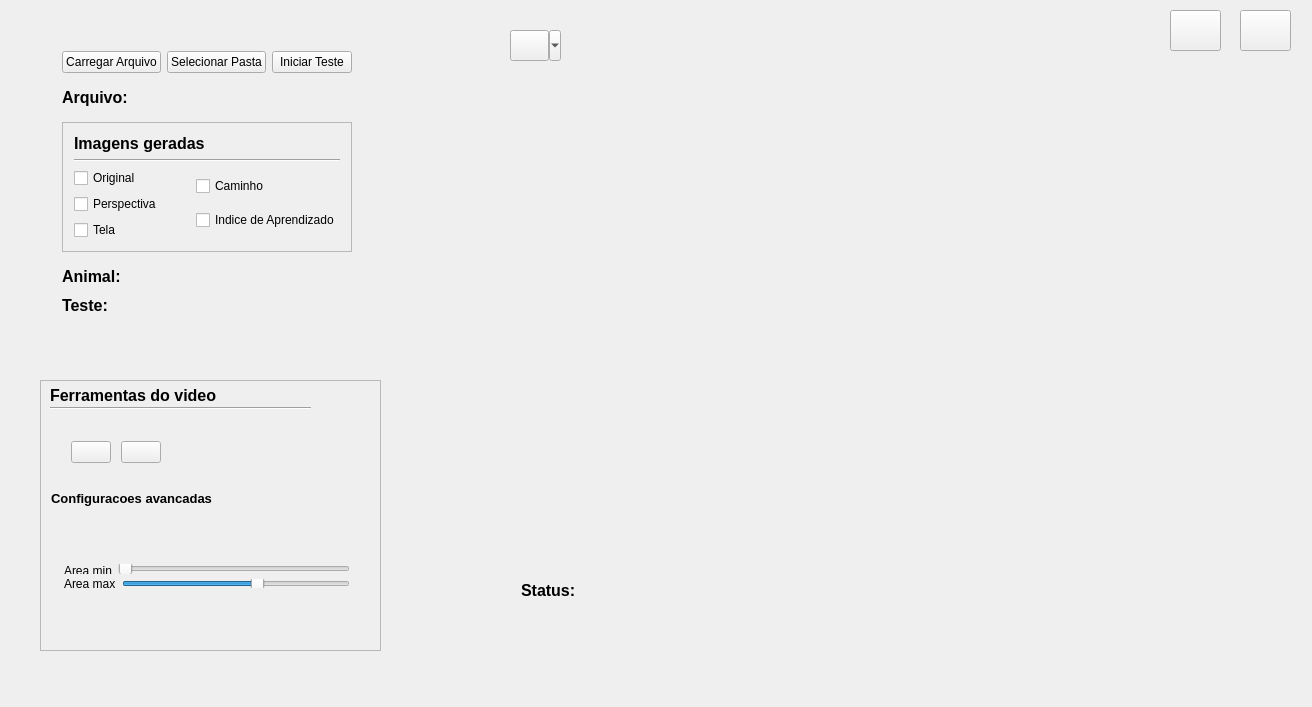
<?xml version="1.0" encoding="UTF-8"?>
<ui version="4.0">
 <class>MainWindow</class>
 <widget class="QMainWindow" name="MainWindow">
  <property name="geometry">
   <rect>
    <x>0</x>
    <y>0</y>
    <width>1312</width>
    <height>707</height>
   </rect>
  </property>
  <property name="sizePolicy">
   <sizepolicy hsizetype="Preferred" vsizetype="Preferred">
    <horstretch>0</horstretch>
    <verstretch>0</verstretch>
   </sizepolicy>
  </property>
  <property name="windowTitle">
   <string>Rattrack v2</string>
  </property>
  <widget class="QWidget" name="centralWidget">
   <widget class="QLabel" name="lbOriginal">
    <property name="geometry">
     <rect>
      <x>510</x>
      <y>80</y>
      <width>704</width>
      <height>480</height>
     </rect>
    </property>
    <property name="sizePolicy">
     <sizepolicy hsizetype="Fixed" vsizetype="Fixed">
      <horstretch>0</horstretch>
      <verstretch>0</verstretch>
     </sizepolicy>
    </property>
    <property name="text">
     <string/>
    </property>
   </widget>
   <widget class="QWidget" name="layoutWidget">
    <property name="geometry">
     <rect>
      <x>510</x>
      <y>570</y>
      <width>132</width>
      <height>21</height>
     </rect>
    </property>
    <layout class="QHBoxLayout" name="horizontalLayout_6">
     <property name="sizeConstraint">
      <enum>QLayout::SetFixedSize</enum>
     </property>
     <item>
      <widget class="QLabel" name="label_5">
       <property name="sizePolicy">
        <sizepolicy hsizetype="Fixed" vsizetype="Fixed">
         <horstretch>0</horstretch>
         <verstretch>0</verstretch>
        </sizepolicy>
       </property>
       <property name="text">
        <string>&lt;html&gt;&lt;head/&gt;&lt;body&gt;&lt;p&gt;&lt;span style=&quot; font-size:12pt; font-weight:600;&quot;&gt;Status:&lt;/span&gt;&lt;/p&gt;&lt;/body&gt;&lt;/html&gt;</string>
       </property>
      </widget>
     </item>
     <item>
      <widget class="QLabel" name="lbStatus">
       <property name="sizePolicy">
        <sizepolicy hsizetype="Fixed" vsizetype="Fixed">
         <horstretch>0</horstretch>
         <verstretch>0</verstretch>
        </sizepolicy>
       </property>
       <property name="text">
        <string/>
       </property>
      </widget>
     </item>
    </layout>
   </widget>
   <widget class="QToolButton" name="tbTela">
    <property name="geometry">
     <rect>
      <x>510</x>
      <y>30</y>
      <width>51</width>
      <height>31</height>
     </rect>
    </property>
    <property name="sizePolicy">
     <sizepolicy hsizetype="Fixed" vsizetype="Preferred">
      <horstretch>0</horstretch>
      <verstretch>0</verstretch>
     </sizepolicy>
    </property>
    <property name="toolTip">
     <string>Opcoes de Tela</string>
    </property>
    <property name="text">
     <string/>
    </property>
    <property name="icon">
     <iconset resource="icons.qrc">
      <normaloff>:/original.png</normaloff>:/original.png</iconset>
    </property>
    <property name="iconSize">
     <size>
      <width>24</width>
      <height>24</height>
     </size>
    </property>
    <property name="popupMode">
     <enum>QToolButton::MenuButtonPopup</enum>
    </property>
    <property name="toolButtonStyle">
     <enum>Qt::ToolButtonIconOnly</enum>
    </property>
   </widget>
   <widget class="QFrame" name="frameTools">
    <property name="geometry">
     <rect>
      <x>40</x>
      <y>380</y>
      <width>341</width>
      <height>271</height>
     </rect>
    </property>
    <property name="frameShape">
     <enum>QFrame::StyledPanel</enum>
    </property>
    <property name="frameShadow">
     <enum>QFrame::Raised</enum>
    </property>
    <widget class="QLabel" name="label_6">
     <property name="geometry">
      <rect>
       <x>10</x>
       <y>0</y>
       <width>211</width>
       <height>31</height>
      </rect>
     </property>
     <property name="sizePolicy">
      <sizepolicy hsizetype="Fixed" vsizetype="Fixed">
       <horstretch>0</horstretch>
       <verstretch>0</verstretch>
      </sizepolicy>
     </property>
     <property name="text">
      <string>&lt;html&gt;&lt;head/&gt;&lt;body&gt;&lt;p&gt;&lt;span style=&quot; font-size:12pt; font-weight:600;&quot;&gt;Ferramentas do video&lt;/span&gt;&lt;/p&gt;&lt;/body&gt;&lt;/html&gt;</string>
     </property>
    </widget>
    <widget class="Line" name="line_2">
     <property name="geometry">
      <rect>
       <x>10</x>
       <y>20</y>
       <width>261</width>
       <height>16</height>
      </rect>
     </property>
     <property name="orientation">
      <enum>Qt::Horizontal</enum>
     </property>
    </widget>
    <widget class="QLabel" name="label_7">
     <property name="geometry">
      <rect>
       <x>11</x>
       <y>111</y>
       <width>187</width>
       <height>16</height>
      </rect>
     </property>
     <property name="text">
      <string>&lt;html&gt;&lt;head/&gt;&lt;body&gt;&lt;p&gt;&lt;span style=&quot; font-size:10pt; font-weight:600;&quot;&gt;Configuracoes avancadas&lt;/span&gt;&lt;/p&gt;&lt;/body&gt;&lt;/html&gt;</string>
     </property>
    </widget>
    <widget class="QWidget" name="layoutWidget">
     <property name="geometry">
      <rect>
       <x>20</x>
       <y>50</y>
       <width>84</width>
       <height>32</height>
      </rect>
     </property>
     <layout class="QHBoxLayout" name="horizontalLayout_7">
      <property name="spacing">
       <number>10</number>
      </property>
      <property name="sizeConstraint">
       <enum>QLayout::SetFixedSize</enum>
      </property>
      <item>
       <widget class="QPushButton" name="btPlay">
        <property name="toolTip">
         <string>Pause</string>
        </property>
        <property name="text">
         <string/>
        </property>
        <property name="icon">
         <iconset resource="icons.qrc">
          <normaloff>:/pause.png</normaloff>:/pause.png</iconset>
        </property>
        <property name="iconSize">
         <size>
          <width>24</width>
          <height>24</height>
         </size>
        </property>
       </widget>
      </item>
      <item>
       <widget class="QPushButton" name="btReset">
        <property name="toolTip">
         <string>Reset</string>
        </property>
        <property name="text">
         <string/>
        </property>
        <property name="icon">
         <iconset resource="icons.qrc">
          <normaloff>:/reset.png</normaloff>:/reset.png</iconset>
        </property>
        <property name="iconSize">
         <size>
          <width>24</width>
          <height>24</height>
         </size>
        </property>
       </widget>
      </item>
     </layout>
    </widget>
    <widget class="QWidget" name="layoutWidget">
     <property name="geometry">
      <rect>
       <x>13</x>
       <y>173</y>
       <width>321</width>
       <height>46</height>
      </rect>
     </property>
     <layout class="QVBoxLayout" name="verticalLayout_5">
      <property name="spacing">
       <number>5</number>
      </property>
      <item>
       <layout class="QHBoxLayout" name="horizontalLayout_9">
        <item>
         <widget class="QLabel" name="label_8">
          <property name="sizePolicy">
           <sizepolicy hsizetype="Fixed" vsizetype="Fixed">
            <horstretch>0</horstretch>
            <verstretch>0</verstretch>
           </sizepolicy>
          </property>
          <property name="text">
           <string>&lt;html&gt;&lt;head/&gt;&lt;body&gt;&lt;p&gt;Area min&lt;/p&gt;&lt;/body&gt;&lt;/html&gt;</string>
          </property>
         </widget>
        </item>
        <item>
         <widget class="QSlider" name="tbMin">
          <property name="maximum">
           <number>500</number>
          </property>
          <property name="value">
           <number>0</number>
          </property>
          <property name="orientation">
           <enum>Qt::Horizontal</enum>
          </property>
         </widget>
        </item>
        <item>
         <widget class="QLabel" name="lbMin">
          <property name="sizePolicy">
           <sizepolicy hsizetype="Fixed" vsizetype="Fixed">
            <horstretch>0</horstretch>
            <verstretch>0</verstretch>
           </sizepolicy>
          </property>
          <property name="text">
           <string/>
          </property>
         </widget>
        </item>
       </layout>
      </item>
      <item>
       <layout class="QHBoxLayout" name="horizontalLayout_10">
        <item>
         <widget class="QLabel" name="label_9">
          <property name="sizePolicy">
           <sizepolicy hsizetype="Fixed" vsizetype="Fixed">
            <horstretch>0</horstretch>
            <verstretch>0</verstretch>
           </sizepolicy>
          </property>
          <property name="text">
           <string>Area max</string>
          </property>
         </widget>
        </item>
        <item>
         <widget class="QSlider" name="tbMax">
          <property name="maximum">
           <number>500</number>
          </property>
          <property name="value">
           <number>300</number>
          </property>
          <property name="orientation">
           <enum>Qt::Horizontal</enum>
          </property>
         </widget>
        </item>
        <item>
         <widget class="QLabel" name="lbMax">
          <property name="sizePolicy">
           <sizepolicy hsizetype="Fixed" vsizetype="Fixed">
            <horstretch>0</horstretch>
            <verstretch>0</verstretch>
           </sizepolicy>
          </property>
          <property name="text">
           <string/>
          </property>
         </widget>
        </item>
       </layout>
      </item>
     </layout>
    </widget>
    <widget class="QWidget" name="layoutWidget">
     <property name="geometry">
      <rect>
       <x>13</x>
       <y>141</y>
       <width>321</width>
       <height>17</height>
      </rect>
     </property>
     <layout class="QHBoxLayout" name="horizontalLayout_8">
      <property name="sizeConstraint">
       <enum>QLayout::SetNoConstraint</enum>
      </property>
      <item>
       <widget class="QLabel" name="label_10">
        <property name="sizePolicy">
         <sizepolicy hsizetype="Fixed" vsizetype="Fixed">
          <horstretch>0</horstretch>
          <verstretch>0</verstretch>
         </sizepolicy>
        </property>
        <property name="text">
         <string>Thresh</string>
        </property>
       </widget>
      </item>
      <item>
       <widget class="QSlider" name="tbThresh">
        <property name="maximum">
         <number>255</number>
        </property>
        <property name="value">
         <number>110</number>
        </property>
        <property name="orientation">
         <enum>Qt::Horizontal</enum>
        </property>
       </widget>
      </item>
      <item>
       <widget class="QLabel" name="lbThresh">
        <property name="sizePolicy">
         <sizepolicy hsizetype="Fixed" vsizetype="Fixed">
          <horstretch>0</horstretch>
          <verstretch>0</verstretch>
         </sizepolicy>
        </property>
        <property name="text">
         <string/>
        </property>
       </widget>
      </item>
     </layout>
    </widget>
    <widget class="QWidget" name="layoutWidget">
     <property name="geometry">
      <rect>
       <x>13</x>
       <y>234</y>
       <width>321</width>
       <height>17</height>
      </rect>
     </property>
     <layout class="QHBoxLayout" name="horizontalLayout_11">
      <item>
       <widget class="QLabel" name="label_11">
        <property name="sizePolicy">
         <sizepolicy hsizetype="Fixed" vsizetype="Fixed">
          <horstretch>0</horstretch>
          <verstretch>0</verstretch>
         </sizepolicy>
        </property>
        <property name="text">
         <string>Track</string>
        </property>
       </widget>
      </item>
      <item>
       <widget class="QSlider" name="tbTrack">
        <property name="minimum">
         <number>1</number>
        </property>
        <property name="maximum">
         <number>5</number>
        </property>
        <property name="orientation">
         <enum>Qt::Horizontal</enum>
        </property>
       </widget>
      </item>
      <item>
       <widget class="QLabel" name="lbTrack">
        <property name="sizePolicy">
         <sizepolicy hsizetype="Fixed" vsizetype="Fixed">
          <horstretch>0</horstretch>
          <verstretch>0</verstretch>
         </sizepolicy>
        </property>
        <property name="text">
         <string/>
        </property>
       </widget>
      </item>
     </layout>
    </widget>
   </widget>
   <widget class="QWidget" name="layoutWidget">
    <property name="geometry">
     <rect>
      <x>51</x>
      <y>40</y>
      <width>317</width>
      <height>291</height>
     </rect>
    </property>
    <layout class="QVBoxLayout" name="verticalLayout_4">
     <property name="spacing">
      <number>15</number>
     </property>
     <property name="sizeConstraint">
      <enum>QLayout::SetFixedSize</enum>
     </property>
     <item>
      <layout class="QHBoxLayout" name="horizontalLayout_4">
       <item>
        <widget class="QPushButton" name="btFile">
         <property name="sizePolicy">
          <sizepolicy hsizetype="Maximum" vsizetype="Maximum">
           <horstretch>0</horstretch>
           <verstretch>0</verstretch>
          </sizepolicy>
         </property>
         <property name="text">
          <string>Carregar Arquivo</string>
         </property>
        </widget>
       </item>
       <item>
        <widget class="QPushButton" name="btDir">
         <property name="sizePolicy">
          <sizepolicy hsizetype="Maximum" vsizetype="Maximum">
           <horstretch>0</horstretch>
           <verstretch>0</verstretch>
          </sizepolicy>
         </property>
         <property name="text">
          <string>Selecionar Pasta</string>
         </property>
        </widget>
       </item>
       <item>
        <widget class="QPushButton" name="btIniciar">
         <property name="sizePolicy">
          <sizepolicy hsizetype="Maximum" vsizetype="Maximum">
           <horstretch>0</horstretch>
           <verstretch>0</verstretch>
          </sizepolicy>
         </property>
         <property name="text">
          <string>Iniciar Teste</string>
         </property>
        </widget>
       </item>
      </layout>
     </item>
     <item>
      <layout class="QHBoxLayout" name="horizontalLayout_5">
       <property name="sizeConstraint">
        <enum>QLayout::SetFixedSize</enum>
       </property>
       <item>
        <widget class="QLabel" name="label_4">
         <property name="sizePolicy">
          <sizepolicy hsizetype="Fixed" vsizetype="Fixed">
           <horstretch>0</horstretch>
           <verstretch>0</verstretch>
          </sizepolicy>
         </property>
         <property name="text">
          <string>&lt;html&gt;&lt;head/&gt;&lt;body&gt;&lt;p&gt;&lt;span style=&quot; font-size:12pt; font-weight:600;&quot;&gt;Arquivo:&lt;/span&gt;&lt;/p&gt;&lt;/body&gt;&lt;/html&gt;</string>
         </property>
        </widget>
       </item>
       <item>
        <widget class="QLabel" name="lbFile">
         <property name="sizePolicy">
          <sizepolicy hsizetype="Expanding" vsizetype="Expanding">
           <horstretch>0</horstretch>
           <verstretch>0</verstretch>
          </sizepolicy>
         </property>
         <property name="text">
          <string/>
         </property>
         <property name="textFormat">
          <enum>Qt::AutoText</enum>
         </property>
         <property name="wordWrap">
          <bool>true</bool>
         </property>
        </widget>
       </item>
      </layout>
     </item>
     <item>
      <widget class="QFrame" name="frameImagens">
       <property name="frameShape">
        <enum>QFrame::StyledPanel</enum>
       </property>
       <property name="frameShadow">
        <enum>QFrame::Raised</enum>
       </property>
       <layout class="QGridLayout" name="gridLayout">
        <item row="2" column="0">
         <layout class="QHBoxLayout" name="horizontalLayout">
          <property name="sizeConstraint">
           <enum>QLayout::SetFixedSize</enum>
          </property>
          <item>
           <layout class="QVBoxLayout" name="verticalLayout">
            <property name="sizeConstraint">
             <enum>QLayout::SetFixedSize</enum>
            </property>
            <item>
             <widget class="QCheckBox" name="cbOriginal">
              <property name="text">
               <string>Original</string>
              </property>
             </widget>
            </item>
            <item>
             <widget class="QCheckBox" name="cbPerspectiva">
              <property name="text">
               <string>Perspectiva</string>
              </property>
             </widget>
            </item>
            <item>
             <widget class="QCheckBox" name="cbTela">
              <property name="text">
               <string>Tela</string>
              </property>
             </widget>
            </item>
           </layout>
          </item>
          <item>
           <layout class="QVBoxLayout" name="verticalLayout_2">
            <property name="sizeConstraint">
             <enum>QLayout::SetFixedSize</enum>
            </property>
            <item>
             <widget class="QCheckBox" name="cbPath">
              <property name="text">
               <string>Caminho</string>
              </property>
             </widget>
            </item>
            <item>
             <widget class="QCheckBox" name="cbIA">
              <property name="sizePolicy">
               <sizepolicy hsizetype="Fixed" vsizetype="Fixed">
                <horstretch>0</horstretch>
                <verstretch>0</verstretch>
               </sizepolicy>
              </property>
              <property name="text">
               <string>Indice de Aprendizado</string>
              </property>
             </widget>
            </item>
           </layout>
          </item>
         </layout>
        </item>
        <item row="1" column="0">
         <widget class="Line" name="line">
          <property name="orientation">
           <enum>Qt::Horizontal</enum>
          </property>
         </widget>
        </item>
        <item row="0" column="0">
         <widget class="QLabel" name="label_3">
          <property name="text">
           <string>&lt;html&gt;&lt;head/&gt;&lt;body&gt;&lt;p&gt;&lt;span style=&quot; font-size:12pt; font-weight:600;&quot;&gt;Imagens geradas&lt;/span&gt;&lt;/p&gt;&lt;/body&gt;&lt;/html&gt;</string>
          </property>
         </widget>
        </item>
       </layout>
       <zorder>line</zorder>
       <zorder></zorder>
       <zorder>label_3</zorder>
      </widget>
     </item>
     <item>
      <layout class="QVBoxLayout" name="verticalLayout_3">
       <property name="spacing">
        <number>10</number>
       </property>
       <property name="sizeConstraint">
        <enum>QLayout::SetFixedSize</enum>
       </property>
       <item>
        <layout class="QHBoxLayout" name="horizontalLayout_3">
         <property name="sizeConstraint">
          <enum>QLayout::SetFixedSize</enum>
         </property>
         <item>
          <widget class="QLabel" name="label">
           <property name="sizePolicy">
            <sizepolicy hsizetype="Preferred" vsizetype="Preferred">
             <horstretch>0</horstretch>
             <verstretch>0</verstretch>
            </sizepolicy>
           </property>
           <property name="text">
            <string>&lt;html&gt;&lt;head/&gt;&lt;body&gt;&lt;p&gt;&lt;span style=&quot; font-size:12pt; font-weight:600;&quot;&gt;Animal:&lt;/span&gt;&lt;/p&gt;&lt;/body&gt;&lt;/html&gt;</string>
           </property>
          </widget>
         </item>
         <item>
          <widget class="QLabel" name="lbAnimal">
           <property name="sizePolicy">
            <sizepolicy hsizetype="Fixed" vsizetype="Fixed">
             <horstretch>0</horstretch>
             <verstretch>0</verstretch>
            </sizepolicy>
           </property>
           <property name="text">
            <string/>
           </property>
          </widget>
         </item>
        </layout>
       </item>
       <item>
        <layout class="QHBoxLayout" name="horizontalLayout_2">
         <property name="sizeConstraint">
          <enum>QLayout::SetFixedSize</enum>
         </property>
         <item>
          <widget class="QLabel" name="label_2">
           <property name="sizePolicy">
            <sizepolicy hsizetype="Preferred" vsizetype="Preferred">
             <horstretch>0</horstretch>
             <verstretch>0</verstretch>
            </sizepolicy>
           </property>
           <property name="text">
            <string>&lt;html&gt;&lt;head/&gt;&lt;body&gt;&lt;p&gt;&lt;span style=&quot; font-size:12pt; font-weight:600;&quot;&gt;Teste:&lt;/span&gt;&lt;/p&gt;&lt;/body&gt;&lt;/html&gt;</string>
           </property>
          </widget>
         </item>
         <item>
          <widget class="QLabel" name="lbTeste">
           <property name="enabled">
            <bool>true</bool>
           </property>
           <property name="sizePolicy">
            <sizepolicy hsizetype="Fixed" vsizetype="Fixed">
             <horstretch>0</horstretch>
             <verstretch>0</verstretch>
            </sizepolicy>
           </property>
           <property name="text">
            <string/>
           </property>
          </widget>
         </item>
        </layout>
       </item>
      </layout>
     </item>
    </layout>
   </widget>
   <widget class="QPushButton" name="btSair">
    <property name="geometry">
     <rect>
      <x>1240</x>
      <y>10</y>
      <width>51</width>
      <height>41</height>
     </rect>
    </property>
    <property name="toolTip">
     <string>Sair</string>
    </property>
    <property name="text">
     <string/>
    </property>
    <property name="icon">
     <iconset resource="icons.qrc">
      <normaloff>:/sair.png</normaloff>:/sair.png</iconset>
    </property>
    <property name="iconSize">
     <size>
      <width>24</width>
      <height>24</height>
     </size>
    </property>
   </widget>
   <widget class="QPushButton" name="btCamConfig">
    <property name="geometry">
     <rect>
      <x>1170</x>
      <y>10</y>
      <width>51</width>
      <height>41</height>
     </rect>
    </property>
    <property name="toolTip">
     <string>Calibracao da Camera</string>
    </property>
    <property name="text">
     <string/>
    </property>
    <property name="icon">
     <iconset resource="icons.qrc">
      <normaloff>:/cam_config.png</normaloff>:/cam_config.png</iconset>
    </property>
    <property name="iconSize">
     <size>
      <width>24</width>
      <height>24</height>
     </size>
    </property>
   </widget>
  </widget>
  <action name="action1">
   <property name="text">
    <string>1</string>
   </property>
  </action>
 </widget>
 <layoutdefault spacing="6" margin="11"/>
 <resources>
  <include location="icons.qrc"/>
 </resources>
 <connections/>
</ui>
